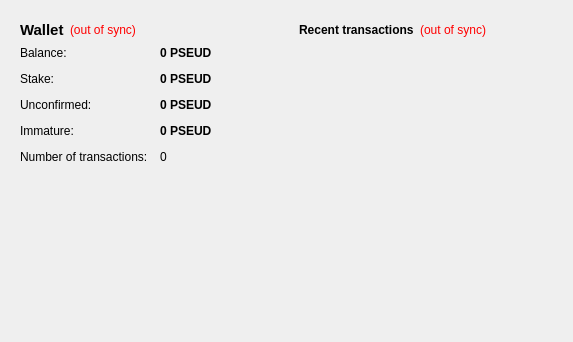
<?xml version="1.0" encoding="UTF-8"?>
<ui version="4.0">
 <class>OverviewPage</class>
 <widget class="QWidget" name="OverviewPage">
  <property name="geometry">
   <rect>
    <x>0</x>
    <y>0</y>
    <width>573</width>
    <height>342</height>
   </rect>
  </property>
  <property name="windowTitle">
   <string>Form</string>
  </property>
  <property name="styleSheet">
   <string notr="true">#OverviewPage {  }</string>
  </property>
  <layout class="QHBoxLayout" name="horizontalLayout" stretch="1,1">
   <item>
    <layout class="QVBoxLayout" name="verticalLayout_2">
     <item>
      <widget class="QFrame" name="frame">
       <property name="styleSheet">
        <string notr="true"/>
       </property>
       <layout class="QVBoxLayout" name="verticalLayout_4">
        <item>
         <layout class="QHBoxLayout" name="horizontalLayout_4">
          <item>
           <widget class="QLabel" name="label_5">
            <property name="font">
             <font>
              <pointsize>11</pointsize>
              <weight>75</weight>
              <bold>true</bold>
             </font>
            </property>
            <property name="styleSheet">
             <string notr="true"></string>
            </property>
            <property name="text">
             <string>Wallet</string>
            </property>
           </widget>
          </item>
          <item>
           <widget class="QLabel" name="labelWalletStatus">
            <property name="toolTip">
             <string>The displayed information may be out of date. Your wallet automatically synchronizes with the Pseudocoin network after a connection is established, but this process has not completed yet.</string>
            </property>
            <property name="styleSheet">
             <string notr="true">QLabel { color: red; }</string>
            </property>
            <property name="text">
             <string notr="true">(out of sync)</string>
            </property>
            <property name="alignment">
             <set>Qt::AlignLeading|Qt::AlignLeft|Qt::AlignVCenter</set>
            </property>
           </widget>
          </item>
          <item>
           <spacer name="horizontalSpacer_2">
            <property name="orientation">
             <enum>Qt::Horizontal</enum>
            </property>
            <property name="sizeHint" stdset="0">
             <size>
              <width>40</width>
              <height>20</height>
             </size>
            </property>
           </spacer>
          </item>
         </layout>
        </item>
        <item>
         <layout class="QFormLayout" name="formLayout_2">
          <property name="fieldGrowthPolicy">
           <enum>QFormLayout::AllNonFixedFieldsGrow</enum>
          </property>
          <property name="horizontalSpacing">
           <number>12</number>
          </property>
          <property name="verticalSpacing">
           <number>12</number>
          </property>
          <item row="0" column="0">
           <widget class="QLabel" name="label">
            <property name="styleSheet">
             <string notr="true"></string>
            </property>
            <property name="text">
             <string>Balance:</string>
            </property>
           </widget>
          </item>
          <item row="0" column="1">
           <widget class="QLabel" name="labelBalance">
            <property name="font">
             <font>
              <weight>75</weight>
              <bold>true</bold>
             </font>
            </property>
            <property name="cursor">
             <cursorShape>IBeamCursor</cursorShape>
            </property>
            <property name="toolTip">
             <string>Your current balance</string>
            </property>
            <property name="styleSheet">
             <string notr="true"></string>
            </property>
            <property name="text">
             <string notr="true">0 PSEUD</string>
            </property>
            <property name="textInteractionFlags">
             <set>Qt::LinksAccessibleByMouse|Qt::TextSelectableByKeyboard|Qt::TextSelectableByMouse</set>
            </property>
           </widget>
          </item>
          <item row="1" column="0">
           <widget class="QLabel" name="label_6">
            <property name="styleSheet">
             <string notr="true"></string>
            </property>
            <property name="text">
             <string>Stake:</string>
            </property>
           </widget>
          </item>
          <item row="1" column="1">
           <widget class="QLabel" name="labelStake">
            <property name="font">
             <font>
              <weight>75</weight>
              <bold>true</bold>
             </font>
            </property>
            <property name="cursor">
             <cursorShape>IBeamCursor</cursorShape>
            </property>
            <property name="toolTip">
             <string>Total of coins that was staked, and do not yet count toward the current balance</string>
            </property>
            <property name="styleSheet">
             <string notr="true"></string>
            </property>
            <property name="text">
             <string notr="true">0 PSEUD</string>
            </property>
            <property name="textInteractionFlags">
             <set>Qt::LinksAccessibleByMouse|Qt::TextSelectableByKeyboard|Qt::TextSelectableByMouse</set>
            </property>
           </widget>
          </item>
          <item row="2" column="0">
           <widget class="QLabel" name="label_3">
            <property name="styleSheet">
             <string notr="true"></string>
            </property>
            <property name="text">
             <string>Unconfirmed:</string>
            </property>
           </widget>
          </item>
          <item row="2" column="1">
           <widget class="QLabel" name="labelUnconfirmed">
            <property name="font">
             <font>
              <weight>75</weight>
              <bold>true</bold>
             </font>
            </property>
            <property name="cursor">
             <cursorShape>IBeamCursor</cursorShape>
            </property>
            <property name="toolTip">
             <string>Total of transactions that have yet to be confirmed, and do not yet count toward the current balance</string>
            </property>
            <property name="styleSheet">
             <string notr="true"></string>
            </property>
            <property name="text">
             <string notr="true">0 PSEUD</string>
            </property>
            <property name="textInteractionFlags">
             <set>Qt::LinksAccessibleByMouse|Qt::TextSelectableByKeyboard|Qt::TextSelectableByMouse</set>
            </property>
           </widget>
          </item>
          <item row="3" column="0">
           <widget class="QLabel" name="labelImmatureText">
            <property name="styleSheet">
             <string notr="true"></string>
            </property>
            <property name="text">
             <string>Immature:</string>
            </property>
           </widget>
          </item>
          <item row="3" column="1">
           <widget class="QLabel" name="labelImmature">
            <property name="font">
             <font>
              <weight>75</weight>
              <bold>true</bold>
             </font>
            </property>
            <property name="toolTip">
             <string>Mined balance that has not yet matured</string>
            </property>
            <property name="styleSheet">
             <string notr="true"></string>
            </property>
            <property name="text">
             <string notr="true">0 PSEUD</string>
            </property>
            <property name="textInteractionFlags">
             <set>Qt::LinksAccessibleByMouse|Qt::TextSelectableByKeyboard|Qt::TextSelectableByMouse</set>
            </property>
           </widget>
          </item>
          <item row="4" column="0">
           <widget class="QLabel" name="label_2">
            <property name="styleSheet">
             <string notr="true"></string>
            </property>
            <property name="text">
             <string>Number of transactions:</string>
            </property>
           </widget>
          </item>
          <item row="4" column="1">
           <widget class="QLabel" name="labelNumTransactions">
            <property name="toolTip">
             <string>Total number of transactions in wallet</string>
            </property>
            <property name="styleSheet">
             <string notr="true"></string>
            </property>
            <property name="text">
             <string notr="true">0</string>
            </property>
           </widget>
          </item>
         </layout>
        </item>
       </layout>
      </widget>
     </item>
     <item>
      <spacer name="verticalSpacer">
       <property name="orientation">
        <enum>Qt::Vertical</enum>
       </property>
       <property name="sizeHint" stdset="0">
        <size>
         <width>20</width>
         <height>40</height>
        </size>
       </property>
      </spacer>
     </item>
     <item>
      <widget class="QLabel" name="label_6">
       <property name="text">
        <string/>
       </property>
       <property name="pixmap">
        <pixmap resource="../bitcoin.qrc">:/images/backg</pixmap>
       </property>
       <property name="scaledContents">
        <bool>false</bool>
       </property>
       <property name="alignment">
        <set>Qt::AlignCenter</set>
       </property>
       <property name="margin">
        <number>-2</number>
       </property>
      </widget>
     </item>
    </layout>
   </item>
   <item>
    <layout class="QVBoxLayout" name="verticalLayout_3">
     <item>
      <widget class="QFrame" name="frame_2">
       <property name="styleSheet">
        <string notr="true"/>
       </property>
       <layout class="QVBoxLayout" name="verticalLayout">
        <item>
         <layout class="QHBoxLayout" name="horizontalLayout_2">
          <item>
           <widget class="QLabel" name="label_4">
            <property name="styleSheet">
             <string notr="true"></string>
            </property>
            <property name="text">
             <string>&lt;b&gt;Recent transactions&lt;/b&gt;</string>
            </property>
           </widget>
          </item>
          <item>
           <widget class="QLabel" name="labelTransactionsStatus">
            <property name="toolTip">
             <string>The displayed information may be out of date. Your wallet automatically synchronizes with the Pseudocoin network after a connection is established, but this process has not completed yet.</string>
            </property>
            <property name="styleSheet">
             <string notr="true">QLabel { color: red; }</string>
            </property>
            <property name="text">
             <string notr="true">(out of sync)</string>
            </property>
            <property name="alignment">
             <set>Qt::AlignRight|Qt::AlignTrailing|Qt::AlignVCenter</set>
            </property>
           </widget>
          </item>
          <item>
           <spacer name="horizontalSpacer">
            <property name="orientation">
             <enum>Qt::Horizontal</enum>
            </property>
            <property name="sizeHint" stdset="0">
             <size>
              <width>40</width>
              <height>20</height>
             </size>
            </property>
           </spacer>
          </item>
         </layout>
        </item>
        <item>
         <widget class="QListView" name="listTransactions">
          <property name="styleSheet">
           <string notr="true">QListView { background: transparent; }</string>
          </property>
          <property name="frameShape">
           <enum>QFrame::NoFrame</enum>
          </property>
          <property name="verticalScrollBarPolicy">
           <enum>Qt::ScrollBarAlwaysOff</enum>
          </property>
          <property name="horizontalScrollBarPolicy">
           <enum>Qt::ScrollBarAlwaysOff</enum>
          </property>
          <property name="selectionMode">
           <enum>QAbstractItemView::NoSelection</enum>
          </property>
         </widget>
        </item>
       </layout>
      </widget>
     </item>
     <item>
      <spacer name="verticalSpacer_2">
       <property name="orientation">
        <enum>Qt::Vertical</enum>
       </property>
       <property name="sizeHint" stdset="0">
        <size>
         <width>20</width>
         <height>40</height>
        </size>
       </property>
      </spacer>
     </item>
    </layout>
   </item>
  </layout>
 </widget>
 <resources>
  <include location="../bitcoin.qrc"/>
 </resources>
 <connections/>
</ui>
